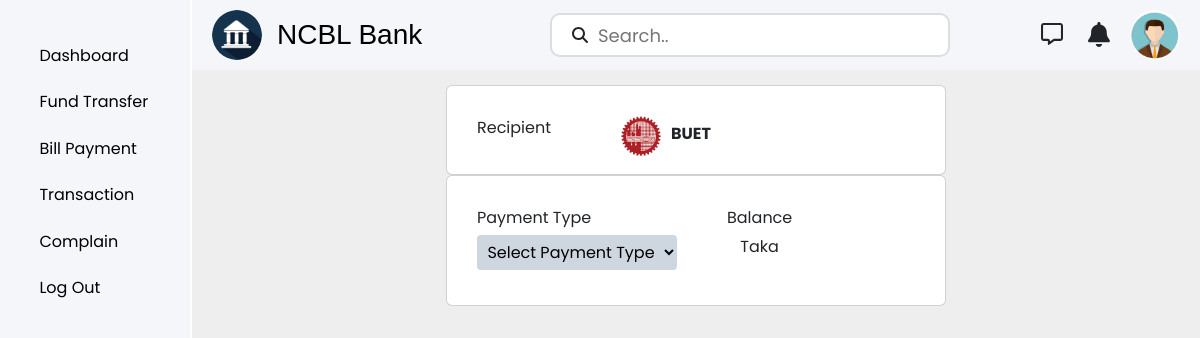
Page /personal_account/university_bill.php?university_name=BUET (signed in) on the committed database.
### tables this page shows
CREATE TABLE `uni_hall` (
  `university_name` text DEFAULT NULL,
  `university_logo` text NOT NULL,
  `hall_name` text DEFAULT NULL
);

### personal_account/university_bill.php (the view, shortened to what this page needs)
<!DOCTYPE html>
<html lang="en">
<head>
</head>
<?php
include("../database.php");
$account_no = $_SESSION['account'];
$university_name = $_GET['university_name'];
$university = mysqli_query($con, "SELECT  * FROM uni_hall where university_name='$university_name'");
$row = mysqli_fetch_assoc($university);
$account = mysqli_fetch_assoc(mysqli_query($con, "SELECT * FROM account where account_no='$account_no'"));
?>
<body>
    <div class="d-flex" style="width: 100%;  box-sizing: border-box; overflow:hidden;">
        <div>
            <?php include "account_sidebar.php" ?>
        </div>
        <div style="width: 100%;" class="aaa">
            <div>
                <?php include "account_header.php" ?>
            </div>
            <div class="main">
                <div>
                    <div class="card" style="height: 90px;">
                        <div class="d-flex">
                            <div class="rec">
                                <p>Recipient</p>
                            </div>
                            <div class="d-flex">
                                <img class="log" src="<?php echo $row['university_logo'] ?>" alt="">
                                <p class="uname"><?php echo $row['university_name'] ?></p>
                            </div>
                        </div>
                    </div>
                    <div class="card">
                        <div class="d-flex">
                            <div>
                                <label class="sel_lbl" for="">Payment Type</label><br>
                                <select class="sel" name="" id="ptype" onclick="validate()">
                                    <option value="select">Select Payment Type</option>
                                </select>
                            </div>
                            <div style="margin-left: 50px;">
                                <P style="margin-bottom: 5px;" class="text-center">Balance</P>
                                <p class="text-center"><?php echo $account['balance'] ?> Taka</p>
                            </div>
                        </div>
                    </div>
                </div>
            </div>
        </div>
    </div>
</body>
</html>

### personal_account/university_bill.php (style rules this page uses)
body { box-sizing: border-box; }
.main { background-color: #EEEEEE; display: flex; justify-content: center; }
.card { padding: 30px; }
.uname { margin-top: 6px; font-weight: bold; }
.log { height: 40px; width: 40px; margin-right: 10px; margin-bottom: 20px; }
.card { width: 500px; }
.rec { margin-right: 70px; }
.sel { width: 200px; height: 35px; border: none; background-color: #ced6e0; border-radius: 4px; text-align: center; }
.sel_lbl { margin-bottom: 5px; }

### personal_account/account_sidebar.php (style rules this page uses)
* { margin: 0; padding: 0; box-sizing: border-box; font-family: 'Poppins', sans-serif; }
body { font-family: 'Poppins', sans-serif; }
.main { height: calc(100vh - 70px); width: 100%; overflow: scroll; padding: 15px; }

### personal_account/account_header.php (style rules this page uses)
* { margin: 0; padding: 0; box-sizing: border-box; font-family: 'Poppins', sans-serif; }

### rows in the picture
uni_hall: university_logo (picture), university_name "BUET"
